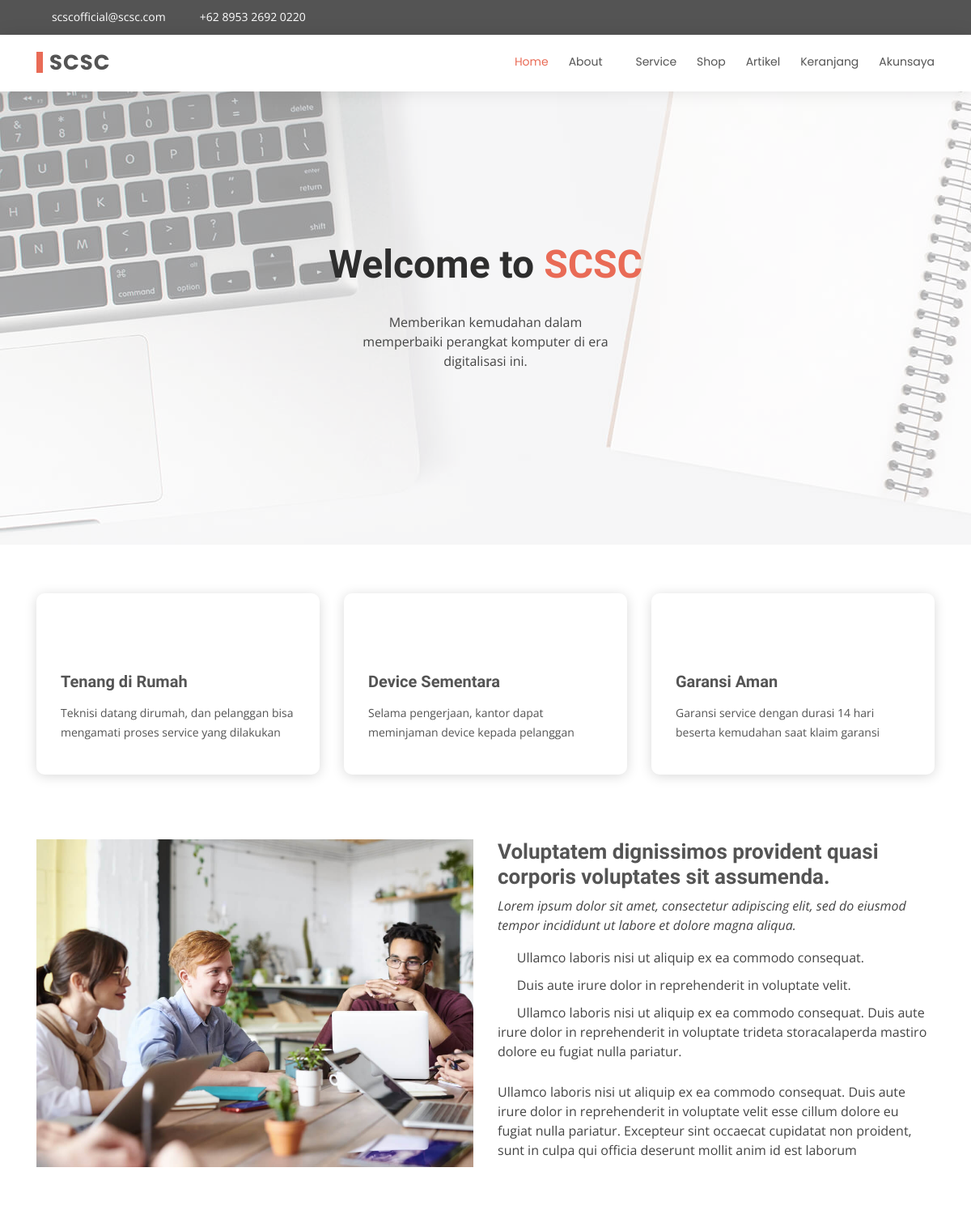
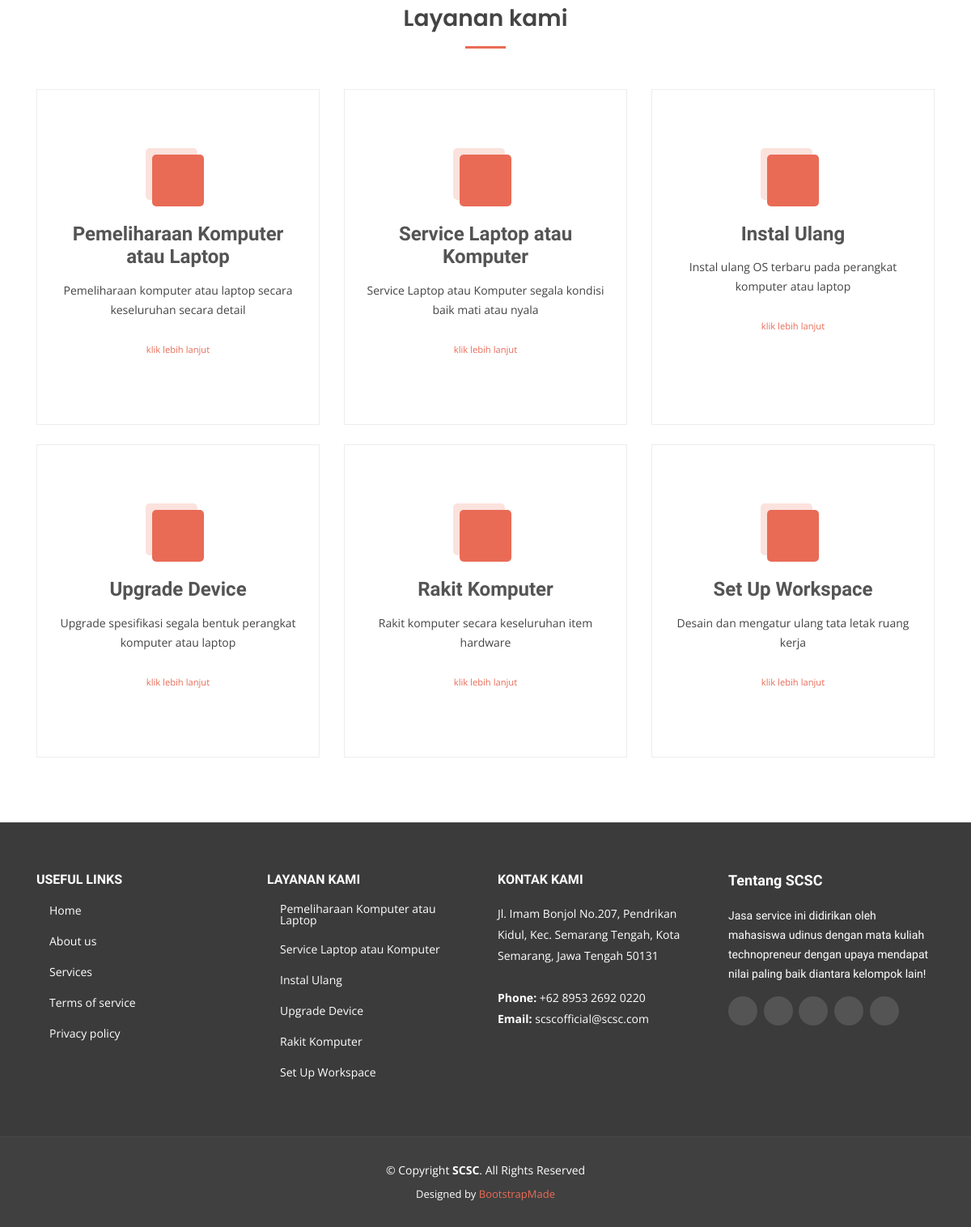
The page / on the database its author committed (2 pictures, top to bottom).
### tables this page shows
CREATE TABLE `homemenu` (
  `id` int(191) NOT NULL,
  `name` varchar(191) NOT NULL,
  `value` varchar(191) NOT NULL,
  `status` int(191) NOT NULL
);

CREATE TABLE `corefitur` (
  `id` int(191) NOT NULL,
  `name` varchar(191) NOT NULL,
  `icon` varchar(191) NOT NULL,
  `description` text NOT NULL
);

CREATE TABLE `service` (
  `id` int(191) NOT NULL,
  `icon` varchar(191) NOT NULL,
  `name` varchar(191) NOT NULL,
  `description` text NOT NULL,
  `estimation` varchar(191) NOT NULL,
  `level` int(191) NOT NULL,
  `price` int(191) NOT NULL,
  `status` int(191) NOT NULL
);

### application/controllers/Home.php (called while the page is built, shortened)
<?php
class home extends CI_Controller
{
    public function index()
    {
        $data['title'] = "SCSC";
        $tempVar = $this->scsc->getAll("homemenu");
        $data['menu'] = $tempVar;
        $tempVar = $this->scsc->getAll("homemenuabout");
        $data['submenu'] = $tempVar;
        $tempVar = $this->scsc->getData("profil",array('name'=>'tentang'));
        $tempVar = $tempVar[0]["value"];
        $data['tentang'] = $tempVar;
        $tempVar = $this->scsc->getData("profil",array('name'=>'slogan'));
        $tempVar = $tempVar[0]["value"];
        $data['slogan'] = $tempVar;
        $tempVar = $this->scsc->getData("profil",array('name'=>'logo'));
        $tempVar = $tempVar[0]["value"];
        $data['logo'] = $tempVar;
        $tempVar = $this->scsc->getData("profil",array('name'=>'singkatan'));
        $tempVar = $tempVar[0]["value"];
        $data['singkatan'] = $tempVar;
        $tempVar = $this->scsc->getData("profil",array('name'=>'email'));
        $tempVar = $tempVar[0]["value"];
        $data['email'] = $tempVar;
        $tempVar = $this->scsc->getData("profil",array('name'=>'alamat'));
        $tempVar = $tempVar[0]["value"];
        $data['alamat'] = $tempVar;
        $tempVar = $this->scsc->getData("profil",array('name'=>'telp'));
        $tempVar = $tempVar[0]["value"];
        $data['telp'] = $tempVar;
        $tempVar = $this->scsc->getData("profil",array('name'=>'twitter'));
        $tempVar = $tempVar[0]["value"];
        $data['twitter'] = $tempVar;
        $tempVar = $this->scsc->getData("profil",array('name'=>'facebook'));
        $tempVar = $tempVar[0]["value"];
        $data['facebook'] = $tempVar;
        $tempVar = $this->scsc->getData("profil",array('name'=>'instagram'));
        $tempVar = $tempVar[0]["value"];
        $data['instagram'] = $tempVar;
        $tempVar = $this->scsc->getData("profil",array('name'=>'skype'));
        $tempVar = $tempVar[0]["value"];
        $data['skype'] = $tempVar;
        $tempVar = $this->scsc->getData("profil",array('name'=>'linkedin'));
        $tempVar = $tempVar[0]["value"];
        $data['linkedin'] = $tempVar;
        $tempVar = $this->scsc->getAll("corefitur");
        $data['mainfitur'] = $tempVar;
        $tempVar = $this->scsc->getData("service",array('status'=>'1'));
        $data['services'] = $tempVar;
        $data['active'] = 1;
        $data['dd'] = 2;
        $data['dda'] = 0;
        $this->load->view('home/header', $data);
        $this->load->view('home/top', $data);
        $this->load->view('home/index', $data);
        $this->load->view('home/footer', $data);
    }
}

### index.php (called while the page is built, shortened)
<?php
require_once BASEPATH.'core/CodeIgniter.php';

### application/models/scsc.php (called while the page is built, shortened)
<?php
class scsc extends CI_Model
{
    public function getData($dataBase, $where)
    {
        return $this->db->get_where($dataBase, $where)->result_array();
    }
    public function getAll($tabel)
    {
        return $this->db->get($tabel)->result_array();
    }
}

### application/views/home/index.php (the view, shortened to what this page needs)
<section id="hero">
  <div class="hero-container">
    <div id="heroCarousel" class="carousel slide carousel-fade" data-ride="carousel">
        <div class="carousel-item active" style="background: url(<?= base_url();?>assets/home/img/slide/slide-1.jpg)">
          <div class="carousel-container">
            <div class="carousel-content">
              <h2 class="animate__animated animate__fadeInDown">Welcome to <span><?= $singkatan;?></span></h2>
              <p class="animate__animated animate__fadeInUp"><?= $slogan;?>.</p>
            </div>
          </div>
        </div>
    </div>
  </div>
</section>
<main id="main">
  <section id="featured" class="featured">
    <div class="container">
      <div class="row">
        <?php foreach($mainfitur as $fitur):?>
        <div class="col-lg-4">
          <div class="icon-box">
            <i class="<?= $fitur['icon']?>"></i>
            <h3><a href=""><?= $fitur['name']?></a></h3>
            <p><?= $fitur['description']?></p>
          </div>
        </div>
        <?php endforeach;?>
      </div>
    </div>
  </section>
  <section id="about" class="about">
    <div class="container">
      <div class="row">
        <div class="col-lg-6">
          <img src="<?= base_url();?>assets/home/img/about.jpg" class="img-fluid" alt="">
        </div>
        <div class="col-lg-6 pt-4 pt-lg-0 content">
          <h3>Voluptatem dignissimos provident quasi corporis voluptates sit assumenda.</h3>
          <p class="font-italic">
            Lorem ipsum dolor sit amet, consectetur adipiscing elit, sed do eiusmod tempor incididunt ut labore et dolore
            magna aliqua.
          </p>
          <ul>
            <li><i class="icofont-check-circled"></i> Ullamco laboris nisi ut aliquip ex ea commodo consequat.</li>
            <li><i class="icofont-check-circled"></i> Duis aute irure dolor in reprehenderit in voluptate velit.</li>
            <li><i class="icofont-check-circled"></i> Ullamco laboris nisi ut aliquip ex ea commodo consequat. Duis aute irure dolor in reprehenderit in voluptate trideta storacalaperda mastiro dolore eu fugiat nulla pariatur.</li>
          </ul>
          <p>
            Ullamco laboris nisi ut aliquip ex ea commodo consequat. Duis aute irure dolor in reprehenderit in voluptate
            velit esse cillum dolore eu fugiat nulla pariatur. Excepteur sint occaecat cupidatat non proident, sunt in
            culpa qui officia deserunt mollit anim id est laborum
          </p>
        </div>
      </div>
    </div>
  </section>
  <section id="services" class="services">
    <div class="container">
      <div class="section-title" data-aos="fade-up">
        <h2>Layanan kami</h2>
      </div>
      <div class="row">
        <?php $a=1 ;
        foreach($services as $service):?>
          <div class="col-lg-4 col-md-6 d-flex align-items-stretch <?php if($a > 3):?>mt-4<?php endif;?>">
            <div class="icon-box">
              <div class="icon"><i class="bx <?= $service['icon'];?>"></i></div>
              <h4><a href=""><?= $service['name'];?></a></h4>
              <p><?= $service['description'];?></p>
              <br>
              <a href="<?= base_url()?>service/serviceitem/<?= $service['name'];?>" class="stretched-link"><p><small>klik lebih lanjut</small></p></a>
            </div>
          </div>
        <?php $a++;
        endforeach;?>
      </div>
    </div>
  </section>
</main>

### application/views/home/top.php (shortened to what this page needs)
<body>
  <section id="topbar" class="d-none d-lg-block">
    <div class="container d-flex">
      <div class="contact-info mr-auto">
        <i class="icofont-envelope"></i><a href="mailto:<?= $email; ?>" target="_blank" ><?= $email; ?></a>
        <i class="icofont-phone"></i> <a href="tel:<?= $telp; ?>" target="_blank" ><?= $telp; ?></a>
      </div>
      <div class="social-links">
        <a href="<?= $twitter; ?>" target="_blank" class="twitter"><i class="icofont-twitter"></i></a>
        <a href="<?= $facebook; ?>" target="_blank" class="facebook"><i class="icofont-facebook"></i></a>
        <a href="<?= $instagram; ?>" target="_blank" class="instagram"><i class="icofont-instagram"></i></a>
        <a href="<?= $skype; ?>" target="_blank" class="skype"><i class="icofont-skype"></i></a>
        <a href="<?= $linkedin; ?>" target="_blank" class="linkedin"><i class="icofont-linkedin"></i></i></a>
      </div>
    </div>
  </section>
  <header id="header">
    <div class="container d-flex">
      <div class="logo mr-auto">
        <h1 class="text-light"><a href="<?= base_url()?>"><span><?= $singkatan; ?></span></a></h1>
      </div>
      <nav class="nav-menu d-none d-lg-block">
        <ul>
          <?php $a=1;
            foreach($menu as $nama):?>
            <?php if($a == $active && $nama['id'] != $dd):?>
              <li class="active"><a href="<?= base_url().strtolower($nama['value']);?>"><?= $nama['name'];?></a></li>
            <?php elseif($nama['id'] == $dd):?>
              <li class="drop-down"><a href="#"><?= $nama['name'];?></a>
              </li>
            <?php else:?>
              <li><a href="<?= base_url().strtolower($nama['value']);?>"><?= $nama['name'];?></a></li>
            <?php endif;?>
            <?php $a++;?>
          <?php endforeach;?>
        </ul>
      </nav>
    </div>
  </header>

### application/views/home/footer.php (shortened to what this page needs)
<footer id="footer">
  <div class="footer-top">
    <div class="container">
      <div class="row">
        <div class="col-lg-3 col-md-6 footer-links">
          <h4>Useful Links</h4>
          <ul>
            <li><i class="bx bx-chevron-right"></i> <a href="#">Home</a></li>
            <li><i class="bx bx-chevron-right"></i> <a href="#">About us</a></li>
            <li><i class="bx bx-chevron-right"></i> <a href="#">Services</a></li>
            <li><i class="bx bx-chevron-right"></i> <a href="#">Terms of service</a></li>
            <li><i class="bx bx-chevron-right"></i> <a href="#">Privacy policy</a></li>
          </ul>
        </div>
        <div class="col-lg-3 col-md-6 footer-links">
          <h4>Layanan kami</h4>
          <ul>
            <?php foreach($services as $service):?>
              <li><i class="bx bx-chevron-right"></i> <a href="<?= base_url()?>service/serviceitem/<?= $service['name'];?>"><?= $service['name']; ?></a></li>
            <?php endforeach;?>
          </ul>
        </div>
        <div class="col-lg-3 col-md-6 footer-contact">
          <h4>Kontak kami</h4>
          <p>
            <?= $alamat; ?>
            <br><br>
            <strong>Phone:</strong> <?= $telp; ?><br>
            <strong>Email:</strong> <a href="mailto:<?= $email; ?>" target="_blank" class="text-white"><?= $email; ?></a><br>
          </p>
        </div>
        <div class="col-lg-3 col-md-6 footer-info">
          <h3>Tentang <?= $singkatan;?></h3>
          <p><?= ucfirst($tentang);?></p>
          <div class="social-links mt-3">
            <a href="<?= $twitter; ?>" target="_blank" class="twitter"><i class="icofont-twitter"></i></a>
            <a href="<?= $facebook; ?>" target="_blank" class="facebook"><i class="icofont-facebook"></i></a>
            <a href="<?= $instagram; ?>" target="_blank" class="instagram"><i class="icofont-instagram"></i></a>
            <a href="<?= $skype; ?>" target="_blank" class="skype"><i class="icofont-skype"></i></a>
            <a href="<?= $linkedin; ?>" target="_blank" class="linkedin"><i class="icofont-linkedin"></i></i></a>
          </div>
        </div>
      </div>
    </div>
  </div>
  <div class="container">
    <div class="copyright">
      &copy; Copyright <strong><span><?= $singkatan; ?></span></strong>. All Rights Reserved
    </div>
    <div class="credits">
      Designed by <a href="https://bootstrapmade.com/">BootstrapMade</a>
    </div>
  </div>
</footer>
</body>
</html>

### rows shown on the page
homemenu: name "Home"
homemenu: name "About"
homemenu: name "Service"
homemenu: name "Shop"
homemenu: name "Artikel"
homemenu: name "Keranjang"
homemenu: name "Akunsaya"
corefitur: name "Tenang di Rumah", description "Teknisi datang dirumah, dan pelanggan bisa mengamati proses service yang dilakukan"
corefitur: name "Device Sementara", description "Selama pengerjaan, kantor dapat meminjaman device kepada pelanggan"
corefitur: name "Garansi Aman", description "Garansi service dengan durasi 14 hari beserta kemudahan saat klaim garansi"
service: name "Pemeliharaan Komputer atau Laptop", description "Pemeliharaan komputer atau laptop secara keseluruhan secara detail"
service: name "Service Laptop atau Komputer", description "Service Laptop atau Komputer segala kondisi baik mati atau nyala"
service: name "Instal Ulang", description "Instal ulang OS terbaru pada perangkat komputer atau laptop"
service: name "Upgrade Device", description "Upgrade spesifikasi segala bentuk perangkat komputer atau laptop"
service: name "Rakit Komputer", description "Rakit komputer secara keseluruhan item hardware"
service: name "Set Up Workspace", description "Desain dan mengatur ulang tata letak ruang kerja"

### other values the page prints
$email "scscofficial@scsc.com"
$telp "+62 8953 2692 0220"
$singkatan "SCSC"
$slogan "Memberikan kemudahan dalam memperbaiki perangkat komputer di era digitalisasi ini"
$alamat "Jl. Imam Bonjol No.207, Pendrikan Kidul, Kec. Semarang Tengah, Kota Semarang, Jawa Tengah 50131"
$tentang "Jasa service ini didirikan oleh mahasiswa udinus dengan mata kuliah technopreneur dengan upaya mendapat nilai paling baik diantara kelompok lain!"
